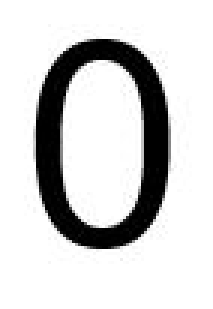
#> input picture numeros/num0.JPG, 71 x 103 px (shown 3 times larger)
$ python -i alunos.py   (imports and definitions only)
#> lines starting #> are read from the running program, lines starting #| are printed output that depends on the picture; after the words box and inside, x2 and y2 are one past the last pixel; in counts of white or black regions, pixels touching at a corner belong together
#> further down, picture is the input picture: shape (103, 71, 3); min 0, max 255, mean 209.2
import cv2
import utils
import imutils
import numpy as np
import folhaPresenca
import folhaFinal as ff

IMGX = utils.IMGX
IMGY = utils.IMGY
NUM_SAMPLES= []

# [16 lines left out: function carregaNumerosSamples, not called in this run]

def encontraNumeroAluno(imgAluno):
    #encontra especificamente onde o número de aluno se encontra.
    imgAlunoGray = cv2.cvtColor(imgAluno, cv2.COLOR_BGR2GRAY)
    notGray = cv2.bitwise_not(imgAlunoGray)
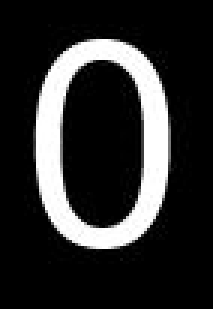
#> notGray: shape (103, 71) (shown 3 times larger); min 0, max 255, mean 45.8

    #Aplica um close ao nr de aluno
    rectKernel = cv2.getStructuringElement(cv2.MORPH_RECT, (15, 3))
    closed = cv2.morphologyEx(notGray, cv2.MORPH_CLOSE, rectKernel)
    thresh = cv2.threshold(closed, 0, 255,
                           cv2.THRESH_BINARY | cv2.THRESH_OTSU)[1]
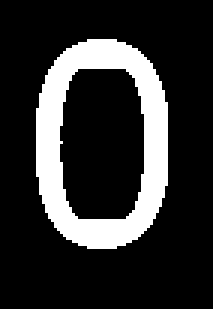
#> thresh: shape (103, 71) (shown 3 times larger); 18.6% white; 1 white region, box (x1, y1, x2, y2) and area: (12, 13, 56, 83) 1360
    rectKernel2 = cv2.getStructuringElement(cv2.MORPH_RECT, (10, 5))
    thresh = cv2.morphologyEx(thresh, cv2.MORPH_CLOSE, rectKernel2)
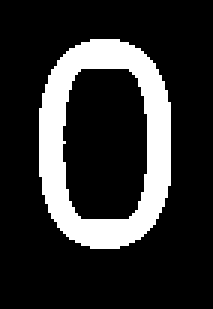
#> thresh: shape (103, 71) (shown 3 times larger); 18.6% white; 1 white region

    contours = cv2.findContours(thresh.copy(), cv2.RETR_EXTERNAL, cv2.CHAIN_APPROX_SIMPLE)
#> contours = 1 contour; box (x1, y1, x2, y2) and area: (13, 13, 57, 83) 2514
    contours = imutils.grab_contours(contours)

    max = cv2.contourArea(contours[0])
#> max = 2514
    b = contours[0]
#> b = contour of 72 points, box (x1, y1, x2, y2) (13, 13, 57, 83), area 2514
    for c in contours:
        area = cv2.contourArea(c)
        if area > max:
            max = area
            b = c
#> this loop made 1 pass
#> area on pass 1: 2514
#> after the loop, max = 2514

    (x, y, w, h) = cv2.boundingRect(b)
#> x = 13; y = 13; w = 44; h = 70
    if (x != 0 and y != 0):
        roi = imgAluno[y: y + h, x: x + w]
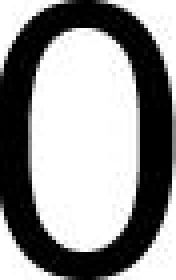
#> roi: shape (70, 44, 3) (shown 4 times larger); min 0, max 255, mean 148.6
    else:
        roi = imgAluno[y: y + h + 2, x: x + w + 3]

    return roi


# [175 lines left out: functions identificaNumeros, confirmaAssinatura, verificaAssinatura, extraiLinhasAlunosIndividual, processaAlunos, not called in this run]

>>> import cv2
>>> picture = cv2.imread('numeros/num0.JPG')
>>> result = encontraNumeroAluno(picture)

$ run again, on numeros/num1.JPG
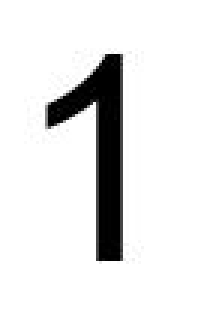
#> input picture numeros/num1.JPG, 71 x 110 px (shown 3 times larger)
#> picture is the input picture: shape (110, 71, 3); min 0, max 255, mean 231.2
#> in encontraNumeroAluno, `thresh = cv2.morphologyEx(thresh, cv2.MORPH_CLOSE, rectKernel2)`:
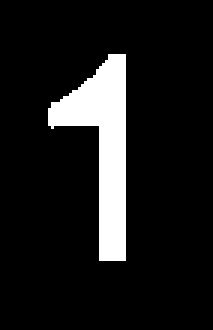
#> thresh: shape (110, 71) (shown 3 times larger); 10.5% white; 1 white region
#> contours = 1 contour; box (x1, y1, x2, y2) and area: (16, 18, 42, 87) 731
#> in encontraNumeroAluno, `max = cv2.contourArea(contours[0])`: max = 731
#> b = contour of 22 points, box (x1, y1, x2, y2) (16, 18, 42, 87), area 731
#> the loop in encontraNumeroAluno, `for c in contours:` made 1 pass
#> area on pass 1: 731
#> after the loop in encontraNumeroAluno, `for c in contours:`: max = 731
#> x = 16; y = 18; w = 26; h = 69
#> in encontraNumeroAluno, `roi = imgAluno[y: y + h, x: x + w]`:
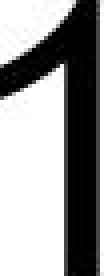
#> roi: shape (69, 26, 3) (shown 4 times larger); min 0, max 255, mean 152.4

$ run again, on numeros/num2.JPG
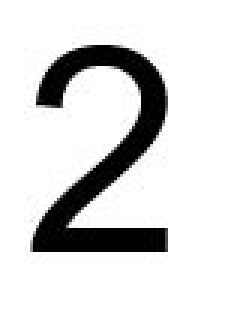
#> input picture numeros/num2.JPG, 76 x 108 px (shown 3 times larger)
#> picture is the input picture: shape (108, 76, 3); min 0, max 255, mean 216.7
#> in encontraNumeroAluno, `thresh = cv2.morphologyEx(thresh, cv2.MORPH_CLOSE, rectKernel2)`:
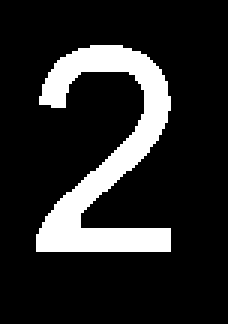
#> thresh: shape (108, 76) (shown 3 times larger); 15.5% white; 1 white region
#> contours = 1 contour; box (x1, y1, x2, y2) and area: (12, 15, 57, 84) 1130
#> in encontraNumeroAluno, `max = cv2.contourArea(contours[0])`: max = 1129.5
#> b = contour of 89 points, box (x1, y1, x2, y2) (12, 15, 57, 84), area 1130
#> the loop in encontraNumeroAluno, `for c in contours:` made 1 pass
#> area on pass 1: 1129.5
#> after the loop in encontraNumeroAluno, `for c in contours:`: max = 1129.5
#> x = 12; y = 15; w = 45; h = 69
#> in encontraNumeroAluno, `roi = imgAluno[y: y + h, x: x + w]`:
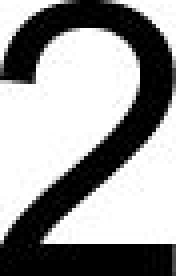
#> roi: shape (69, 45, 3) (shown 4 times larger); min 0, max 255, mean 154.7
